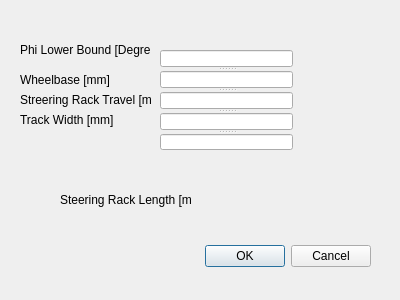
<?xml version="1.0" encoding="UTF-8"?>
<ui version="4.0">
 <class>Dialog</class>
 <widget class="QDialog" name="Dialog">
  <property name="geometry">
   <rect>
    <x>0</x>
    <y>0</y>
    <width>400</width>
    <height>300</height>
   </rect>
  </property>
  <property name="windowTitle">
   <string>Dialog</string>
  </property>
  <widget class="QDialogButtonBox" name="buttonBox">
   <property name="geometry">
    <rect>
     <x>30</x>
     <y>240</y>
     <width>341</width>
     <height>32</height>
    </rect>
   </property>
   <property name="orientation">
    <enum>Qt::Horizontal</enum>
   </property>
   <property name="standardButtons">
    <set>QDialogButtonBox::Cancel|QDialogButtonBox::Ok</set>
   </property>
  </widget>
  <widget class="QLabel" name="label">
   <property name="geometry">
    <rect>
     <x>20</x>
     <y>40</y>
     <width>131</width>
     <height>20</height>
    </rect>
   </property>
   <property name="text">
    <string>Phi Lower Bound [Degree]</string>
   </property>
  </widget>
  <widget class="QLabel" name="label_2">
   <property name="geometry">
    <rect>
     <x>20</x>
     <y>70</y>
     <width>131</width>
     <height>20</height>
    </rect>
   </property>
   <property name="text">
    <string>Wheelbase [mm]</string>
   </property>
  </widget>
  <widget class="QLabel" name="label_3">
   <property name="geometry">
    <rect>
     <x>20</x>
     <y>90</y>
     <width>131</width>
     <height>20</height>
    </rect>
   </property>
   <property name="text">
    <string>Streering Rack Travel [mm]</string>
   </property>
  </widget>
  <widget class="QLabel" name="label_4">
   <property name="geometry">
    <rect>
     <x>20</x>
     <y>110</y>
     <width>131</width>
     <height>20</height>
    </rect>
   </property>
   <property name="text">
    <string>Track Width [mm]</string>
   </property>
  </widget>
  <widget class="QLabel" name="label_5">
   <property name="geometry">
    <rect>
     <x>60</x>
     <y>190</y>
     <width>131</width>
     <height>20</height>
    </rect>
   </property>
   <property name="text">
    <string>Steering Rack Length [mm]</string>
   </property>
  </widget>
  <widget class="QSplitter" name="splitter">
   <property name="geometry">
    <rect>
     <x>160</x>
     <y>50</y>
     <width>133</width>
     <height>100</height>
    </rect>
   </property>
   <property name="orientation">
    <enum>Qt::Vertical</enum>
   </property>
   <widget class="QLineEdit" name="lineEdit_5">
    <property name="text">
     <string/>
    </property>
   </widget>
   <widget class="QLineEdit" name="lineEdit_3">
    <property name="text">
     <string/>
    </property>
   </widget>
   <widget class="QLineEdit" name="lineEdit_2">
    <property name="text">
     <string/>
    </property>
   </widget>
   <widget class="QLineEdit" name="lineEdit_4">
    <property name="text">
     <string/>
    </property>
   </widget>
   <widget class="QLineEdit" name="lineEdit">
    <property name="text">
     <string/>
    </property>
   </widget>
  </widget>
 </widget>
 <resources/>
 <connections>
  <connection>
   <sender>buttonBox</sender>
   <signal>accepted()</signal>
   <receiver>Dialog</receiver>
   <slot>accept()</slot>
   <hints>
    <hint type="sourcelabel">
     <x>248</x>
     <y>254</y>
    </hint>
    <hint type="destinationlabel">
     <x>157</x>
     <y>274</y>
    </hint>
   </hints>
  </connection>
  <connection>
   <sender>buttonBox</sender>
   <signal>rejected()</signal>
   <receiver>Dialog</receiver>
   <slot>reject()</slot>
   <hints>
    <hint type="sourcelabel">
     <x>316</x>
     <y>260</y>
    </hint>
    <hint type="destinationlabel">
     <x>286</x>
     <y>274</y>
    </hint>
   </hints>
  </connection>
 </connections>
</ui>
